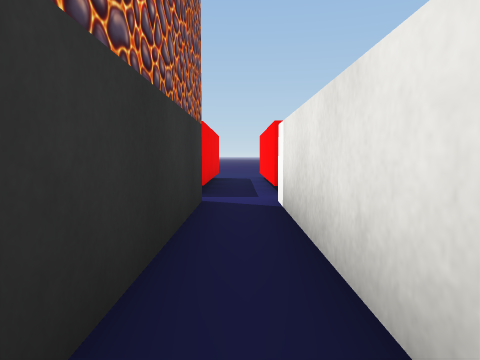
view 1 (above)

24 first-person views from a walk through a 3-D level made in the Unity game engine. The camera is 0.59 m above the floor, tilts 4° down and sees 70° across. The floor is counted in squares, 1 m on a side. Each view is taken from the middle of a square. On the plan, view 1 faces up. The plan holds only what a view shows up to about 10 squares ahead; the rest is blank. The place goes on beyond the plan. Some surface patterns are stand-ins.

view 2
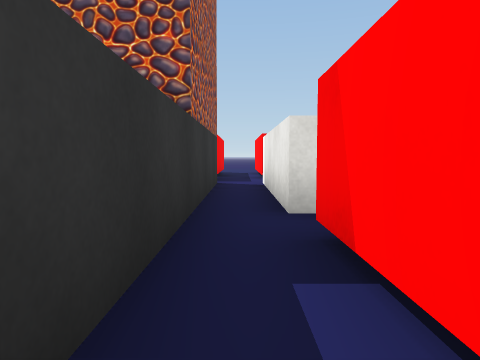

view 3
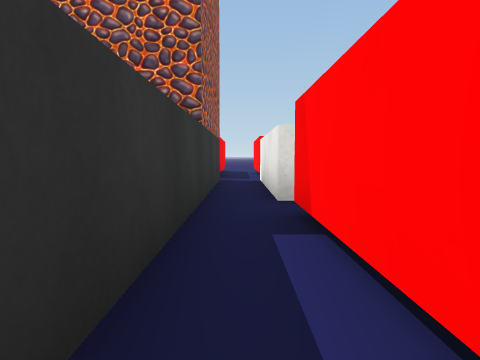

view 4
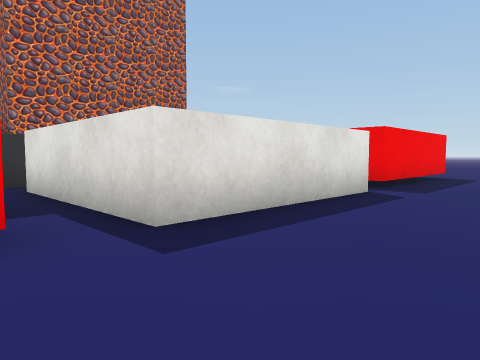

view 5
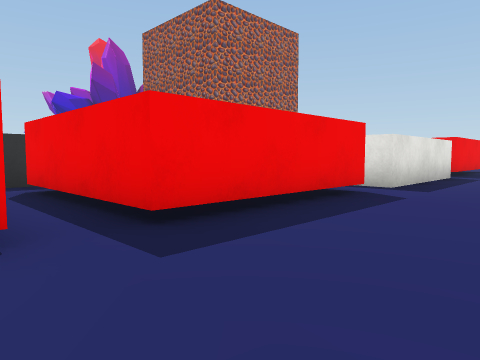

view 6
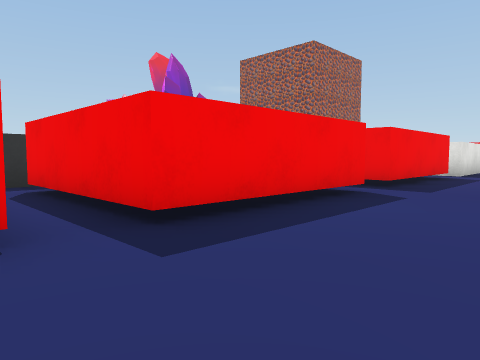

view 7
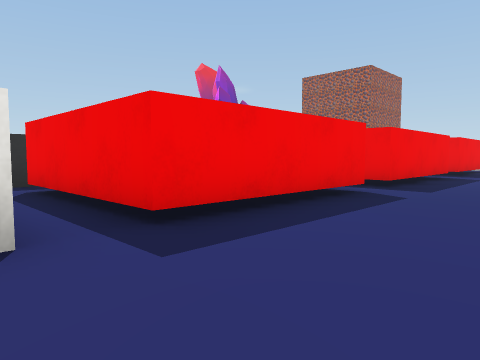

view 8
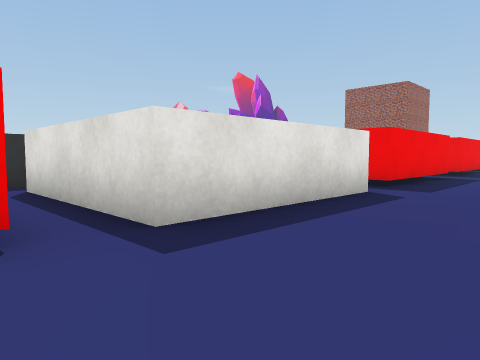

view 9
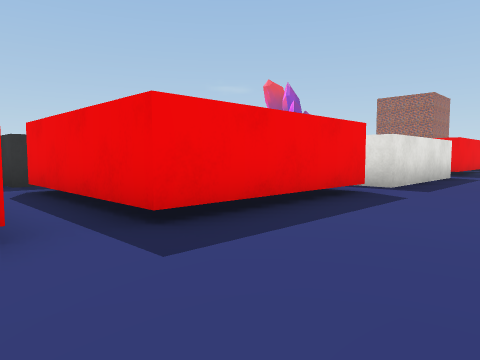

view 10
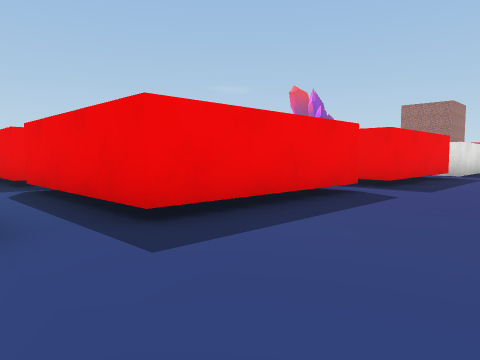

view 11
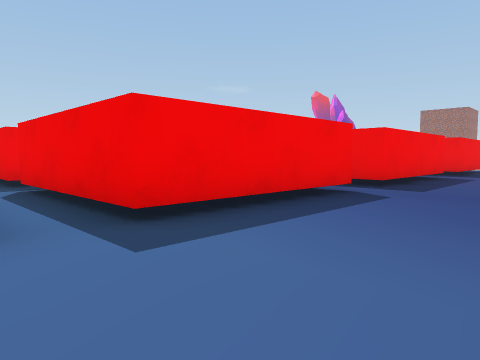

view 12
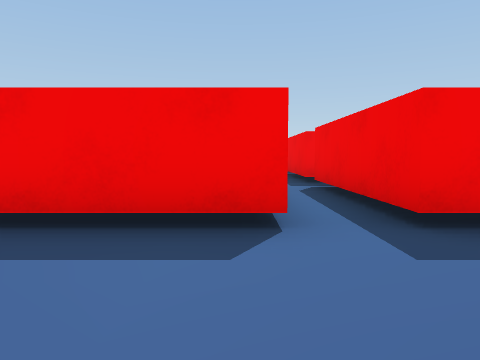

view 13
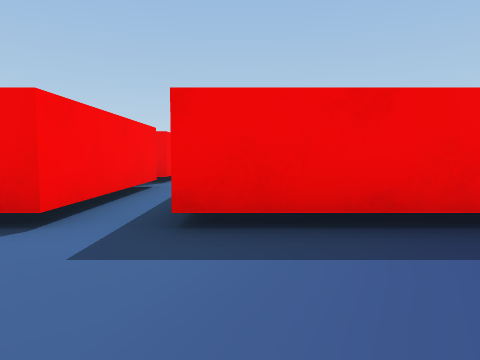

view 14
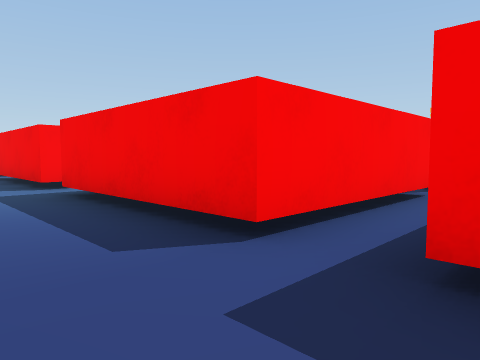

view 15
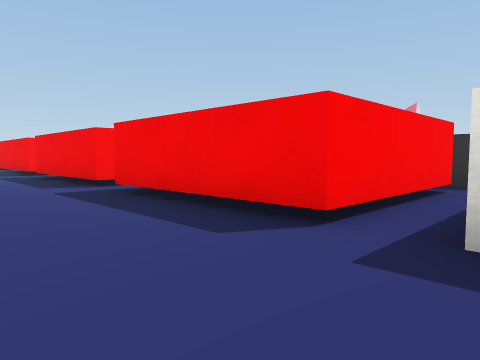

view 16
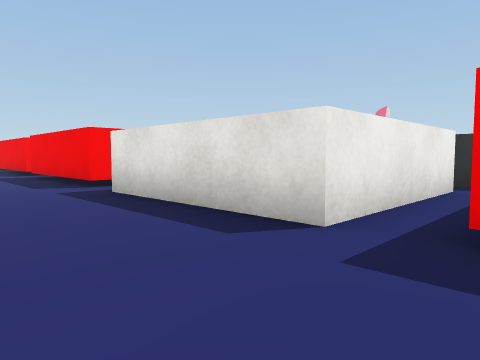

view 17
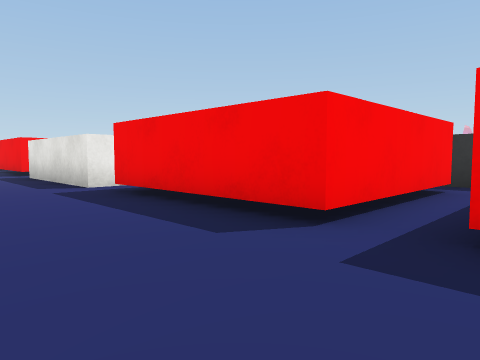

view 18
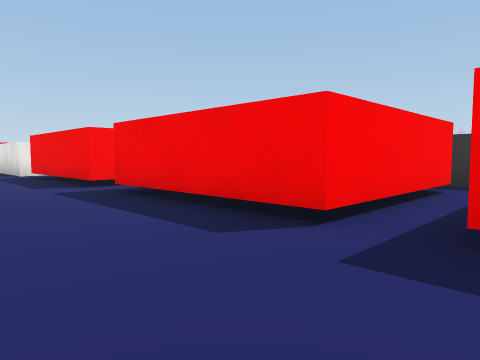

view 19
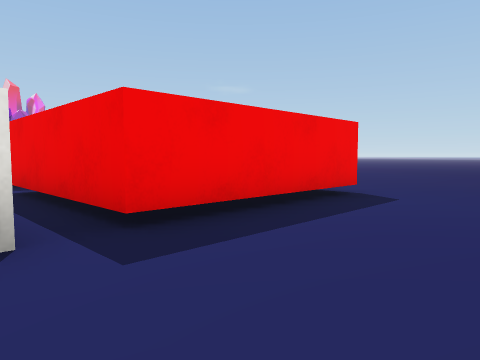

view 20
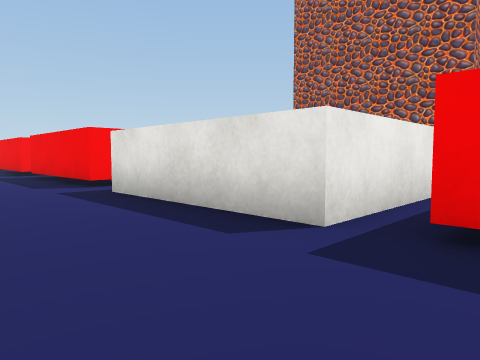

view 21
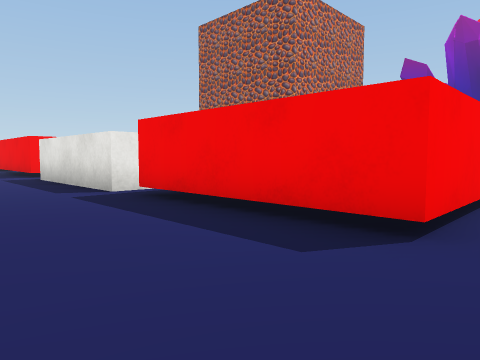

view 22
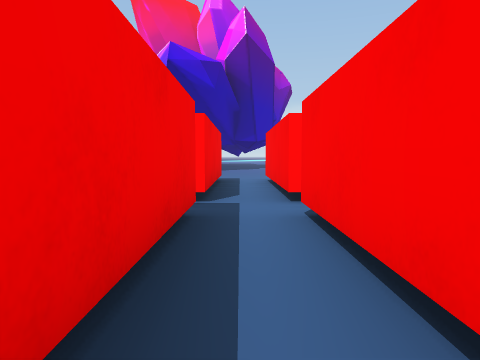

view 23
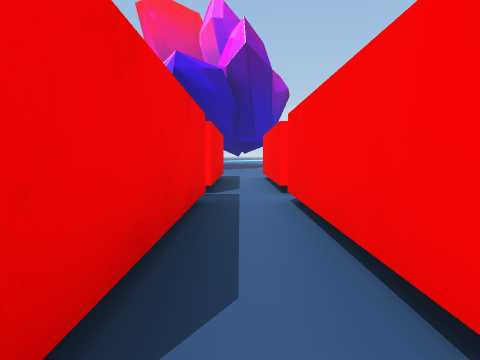

view 24
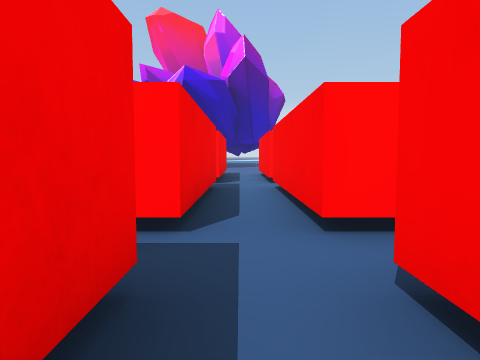

### Floor plan
Ten units are one square. View 1 is at (0, 0); x grows to the right and y downward. Boxes are objects, and circles mark ways between rooms. Rooms are numbered by the first view taken in them; rooms with no view inside come last. Other rooms are left out.
<svg viewBox="-70 -105 125 485">
<path fill="none" stroke="#000" d="M5 32 5 5M-5 -5 -5 34M5 155 45 155 45 195 5 195M5 105 45 105 45 145 5 145M5 205 45 205 45 245 5 245M5 55 45 55 45 95 5 95M40 5 45 5 45 45 5 45M39 255 45 255 45 295 4 295M16 -45 45 -45 45 -5 5 -5M5 306 42 306 42 346 2 346M26 -92 45 -92 45 -53 5 -53M2 356 42 356 42 375M-5 346 -44 346M-44 356 -5 356M-61 356 -55 356M-55 346 -65 346M-44 362 -44 356"/>
<circle cx="10" cy="0" r="3" fill="#2a7"/>
<circle cx="10" cy="350" r="3" fill="#2a7"/>
<circle cx="-40" cy="350" r="3" fill="#2a7"/>
<text x="0" y="20">1</text>
<text x="50" y="130">2</text>
<text x="-10" y="350">3</text>
<text x="-60" y="350">4</text>
</svg>
Room 1 opens to room 2. Room 2 opens to room 3. Room 3 opens to room 4.

Where each view was taken, in squares from view 1:
view 1: 0 up, 0 right, facing up
view 2: 3 down, 0 right, facing up
view 3: 4 down, 0 right, facing up
view 4: 1 down, 7 right, facing up-left
view 5: 6 down, 7 right, facing up-left
view 6: 11 down, 7 right, facing up-left
view 7: 16 down, 7 right, facing up-left
view 8: 21 down, 7 right, facing up-left
view 9: 26 down, 7 right, facing up-left
view 10: 31 down, 7 right, facing up-left
view 11: 36 down, 7 right, facing up-left
view 12: 36 down, 7 right, facing left
view 13: 34 down, 7 right, facing left
view 14: 29 down, 6 right, facing down-left
view 15: 19 down, 7 right, facing down-left
view 16: 14 down, 7 right, facing down-left
view 17: 9 down, 7 right, facing down-left
view 18: 4 down, 7 right, facing down-left
view 19: 4 up, 7 right, facing up-left
view 20: 6 up, 7 right, facing down-left
view 21: 10 up, 7 right, facing down-left
view 22: 35 down, 4 left, facing right
view 23: 35 down, 5 left, facing right
view 24: 35 down, 7 left, facing right
